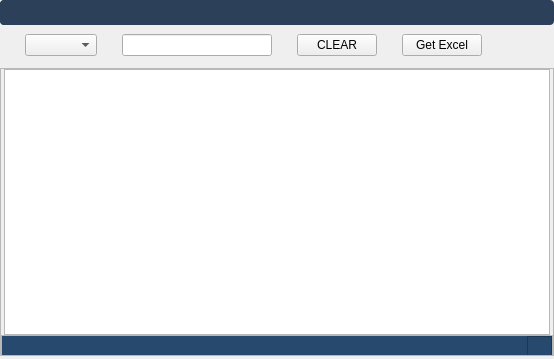
<?xml version="1.0" encoding="UTF-8"?>
<ui version="4.0">
 <class>MainWindow</class>
 <widget class="QMainWindow" name="MainWindow">
  <property name="geometry">
   <rect>
    <x>0</x>
    <y>0</y>
    <width>554</width>
    <height>359</height>
   </rect>
  </property>
  <property name="windowTitle">
   <string>MainWindow</string>
  </property>
  <property name="dockOptions">
   <set>QMainWindow::AllowNestedDocks|QMainWindow::AllowTabbedDocks|QMainWindow::AnimatedDocks|QMainWindow::ForceTabbedDocks|QMainWindow::GroupedDragging|QMainWindow::VerticalTabs</set>
  </property>
  <widget class="QWidget" name="centralwidget">
   <layout class="QGridLayout" name="gridLayout">
    <property name="leftMargin">
     <number>0</number>
    </property>
    <property name="topMargin">
     <number>0</number>
    </property>
    <property name="rightMargin">
     <number>0</number>
    </property>
    <property name="bottomMargin">
     <number>0</number>
    </property>
    <property name="spacing">
     <number>0</number>
    </property>
    <item row="4" column="0">
     <widget class="Line" name="line_18">
      <property name="orientation">
       <enum>Qt::Horizontal</enum>
      </property>
     </widget>
    </item>
    <item row="3" column="1">
     <widget class="QFrame" name="mainFrame">
      <property name="sizePolicy">
       <sizepolicy hsizetype="Expanding" vsizetype="Expanding">
        <horstretch>0</horstretch>
        <verstretch>0</verstretch>
       </sizepolicy>
      </property>
      <property name="frameShape">
       <enum>QFrame::StyledPanel</enum>
      </property>
      <property name="frameShadow">
       <enum>QFrame::Raised</enum>
      </property>
      <layout class="QGridLayout" name="gridLayout_4">
       <property name="leftMargin">
        <number>0</number>
       </property>
       <property name="topMargin">
        <number>0</number>
       </property>
       <property name="rightMargin">
        <number>0</number>
       </property>
       <property name="bottomMargin">
        <number>0</number>
       </property>
       <property name="spacing">
        <number>0</number>
       </property>
       <item row="0" column="1">
        <widget class="QTableView" name="tableView">
         <property name="font">
          <font>
           <pointsize>11</pointsize>
          </font>
         </property>
         <property name="styleSheet">
          <string notr="true"/>
         </property>
         <property name="selectionBehavior">
          <enum>QAbstractItemView::SelectRows</enum>
         </property>
         <property name="showGrid">
          <bool>false</bool>
         </property>
         <property name="sortingEnabled">
          <bool>true</bool>
         </property>
         <attribute name="verticalHeaderDefaultSectionSize">
          <number>23</number>
         </attribute>
        </widget>
       </item>
       <item row="0" column="0">
        <widget class="Line" name="line">
         <property name="styleSheet">
          <string notr="true">background-color:transparent;</string>
         </property>
         <property name="orientation">
          <enum>Qt::Vertical</enum>
         </property>
        </widget>
       </item>
       <item row="0" column="2">
        <widget class="Line" name="line_3">
         <property name="styleSheet">
          <string notr="true">background-color:transparent;</string>
         </property>
         <property name="orientation">
          <enum>Qt::Vertical</enum>
         </property>
        </widget>
       </item>
       <item row="1" column="0" colspan="3">
        <widget class="QFrame" name="StatusBar">
         <property name="minimumSize">
          <size>
           <width>0</width>
           <height>20</height>
          </size>
         </property>
         <property name="maximumSize">
          <size>
           <width>16777215</width>
           <height>20</height>
          </size>
         </property>
         <property name="frameShape">
          <enum>QFrame::StyledPanel</enum>
         </property>
         <property name="frameShadow">
          <enum>QFrame::Raised</enum>
         </property>
         <layout class="QGridLayout" name="gridLayout_8">
          <property name="leftMargin">
           <number>0</number>
          </property>
          <property name="topMargin">
           <number>0</number>
          </property>
          <property name="rightMargin">
           <number>0</number>
          </property>
          <property name="bottomMargin">
           <number>0</number>
          </property>
          <property name="spacing">
           <number>0</number>
          </property>
          <item row="0" column="0">
           <widget class="QLabel" name="label_2">
            <property name="minimumSize">
             <size>
              <width>0</width>
              <height>20</height>
             </size>
            </property>
            <property name="maximumSize">
             <size>
              <width>16777215</width>
              <height>20</height>
             </size>
            </property>
            <property name="styleSheet">
             <string notr="true">background-color:#27496D;
  border-radius: 0
px;</string>
            </property>
            <property name="text">
             <string/>
            </property>
            <property name="wordWrap">
             <bool>true</bool>
            </property>
           </widget>
          </item>
          <item row="0" column="1">
           <widget class="QFrame" name="gripFolio_2">
            <property name="minimumSize">
             <size>
              <width>0</width>
              <height>20</height>
             </size>
            </property>
            <property name="maximumSize">
             <size>
              <width>25</width>
              <height>20</height>
             </size>
            </property>
            <property name="styleSheet">
             <string notr="true">background-color:#27496D;
  border-radius: 0
px;</string>
            </property>
            <property name="frameShape">
             <enum>QFrame::StyledPanel</enum>
            </property>
            <property name="frameShadow">
             <enum>QFrame::Raised</enum>
            </property>
            <property name="lineWidth">
             <number>0</number>
            </property>
           </widget>
          </item>
         </layout>
        </widget>
       </item>
      </layout>
     </widget>
    </item>
    <item row="1" column="0" colspan="3">
     <widget class="QWidget" name="indexBar" native="true">
      <property name="sizePolicy">
       <sizepolicy hsizetype="Preferred" vsizetype="Minimum">
        <horstretch>0</horstretch>
        <verstretch>0</verstretch>
       </sizepolicy>
      </property>
      <property name="minimumSize">
       <size>
        <width>0</width>
        <height>0</height>
       </size>
      </property>
      <property name="styleSheet">
       <string notr="true"/>
      </property>
      <layout class="QGridLayout" name="gridLayout_2">
       <property name="leftMargin">
        <number>0</number>
       </property>
       <property name="topMargin">
        <number>9</number>
       </property>
       <property name="rightMargin">
        <number>0</number>
       </property>
       <property name="bottomMargin">
        <number>9</number>
       </property>
       <property name="horizontalSpacing">
        <number>0</number>
       </property>
       <property name="verticalSpacing">
        <number>9</number>
       </property>
       <item row="1" column="8">
        <widget class="Line" name="line_11">
         <property name="minimumSize">
          <size>
           <width>10</width>
           <height>0</height>
          </size>
         </property>
         <property name="maximumSize">
          <size>
           <width>25</width>
           <height>16777215</height>
          </size>
         </property>
         <property name="styleSheet">
          <string notr="true">background-color: transparent;</string>
         </property>
         <property name="orientation">
          <enum>Qt::Horizontal</enum>
         </property>
        </widget>
       </item>
       <item row="0" column="6" rowspan="2">
        <widget class="Line" name="line_7">
         <property name="minimumSize">
          <size>
           <width>10</width>
           <height>0</height>
          </size>
         </property>
         <property name="maximumSize">
          <size>
           <width>25</width>
           <height>16777215</height>
          </size>
         </property>
         <property name="styleSheet">
          <string notr="true">background-color: transparent;</string>
         </property>
         <property name="orientation">
          <enum>Qt::Horizontal</enum>
         </property>
        </widget>
       </item>
       <item row="0" column="1" rowspan="2">
        <widget class="QComboBox" name="cbHeads"/>
       </item>
       <item row="1" column="2">
        <widget class="Line" name="line_12">
         <property name="minimumSize">
          <size>
           <width>10</width>
           <height>0</height>
          </size>
         </property>
         <property name="maximumSize">
          <size>
           <width>25</width>
           <height>16777215</height>
          </size>
         </property>
         <property name="styleSheet">
          <string notr="true">background-color: transparent;</string>
         </property>
         <property name="orientation">
          <enum>Qt::Horizontal</enum>
         </property>
        </widget>
       </item>
       <item row="0" column="5" rowspan="2">
        <widget class="QPushButton" name="pbClearfilter">
         <property name="minimumSize">
          <size>
           <width>80</width>
           <height>0</height>
          </size>
         </property>
         <property name="maximumSize">
          <size>
           <width>200</width>
           <height>16777215</height>
          </size>
         </property>
         <property name="text">
          <string>CLEAR</string>
         </property>
        </widget>
       </item>
       <item row="0" column="3" rowspan="2">
        <widget class="QLineEdit" name="le_text">
         <property name="maximumSize">
          <size>
           <width>150</width>
           <height>16777215</height>
          </size>
         </property>
        </widget>
       </item>
       <item row="1" column="10">
        <widget class="Line" name="line_9">
         <property name="minimumSize">
          <size>
           <width>10</width>
           <height>0</height>
          </size>
         </property>
         <property name="maximumSize">
          <size>
           <width>25</width>
           <height>16777215</height>
          </size>
         </property>
         <property name="styleSheet">
          <string notr="true">background-color: transparent;</string>
         </property>
         <property name="orientation">
          <enum>Qt::Horizontal</enum>
         </property>
        </widget>
       </item>
       <item row="1" column="0">
        <widget class="Line" name="line_14">
         <property name="minimumSize">
          <size>
           <width>10</width>
           <height>0</height>
          </size>
         </property>
         <property name="maximumSize">
          <size>
           <width>25</width>
           <height>16777215</height>
          </size>
         </property>
         <property name="styleSheet">
          <string notr="true">background-color: transparent;</string>
         </property>
         <property name="orientation">
          <enum>Qt::Horizontal</enum>
         </property>
        </widget>
       </item>
       <item row="0" column="4" rowspan="2">
        <widget class="Line" name="line_10">
         <property name="minimumSize">
          <size>
           <width>10</width>
           <height>0</height>
          </size>
         </property>
         <property name="maximumSize">
          <size>
           <width>25</width>
           <height>16777215</height>
          </size>
         </property>
         <property name="styleSheet">
          <string notr="true">background-color:transparent</string>
         </property>
         <property name="orientation">
          <enum>Qt::Horizontal</enum>
         </property>
        </widget>
       </item>
       <item row="0" column="9" rowspan="2">
        <widget class="Line" name="line_13">
         <property name="minimumSize">
          <size>
           <width>10</width>
           <height>0</height>
          </size>
         </property>
         <property name="maximumSize">
          <size>
           <width>16777215</width>
           <height>16777215</height>
          </size>
         </property>
         <property name="styleSheet">
          <string notr="true">background-color:transparent</string>
         </property>
         <property name="orientation">
          <enum>Qt::Horizontal</enum>
         </property>
        </widget>
       </item>
       <item row="0" column="7" rowspan="2" colspan="2">
        <widget class="QPushButton" name="pbGetExcel">
         <property name="minimumSize">
          <size>
           <width>80</width>
           <height>0</height>
          </size>
         </property>
         <property name="maximumSize">
          <size>
           <width>200</width>
           <height>16777215</height>
          </size>
         </property>
         <property name="text">
          <string>Get Excel</string>
         </property>
        </widget>
       </item>
      </layout>
     </widget>
    </item>
    <item row="2" column="1">
     <widget class="Line" name="line_2">
      <property name="styleSheet">
       <string notr="true">background-color: transparent;</string>
      </property>
      <property name="orientation">
       <enum>Qt::Horizontal</enum>
      </property>
     </widget>
    </item>
    <item row="0" column="0" colspan="2">
     <widget class="QFrame" name="headerFrame">
      <property name="sizePolicy">
       <sizepolicy hsizetype="Expanding" vsizetype="Maximum">
        <horstretch>0</horstretch>
        <verstretch>0</verstretch>
       </sizepolicy>
      </property>
      <property name="minimumSize">
       <size>
        <width>0</width>
        <height>0</height>
       </size>
      </property>
      <property name="styleSheet">
       <string notr="true">/* QFrame -----------------------------------------------------------------

https://doc.qt.io/qt-5/stylesheet-examples.html#customizing-qframe
https://doc.qt.io/qt-5/qframe.html#-prop
https://doc.qt.io/qt-5/qframe.html#details
https://stackoverflow.com/questions/14581498/qt-stylesheet-for-hline-vline-color

--------------------------------------------------------------------------- */
/* (dot) .QFrame  fix #141, #126, #123 */
.QFrame {
  background-color: #2D4059;

  border-radius: 4px;
  border: 0px solid transparent;

  /* No frame */
  /* HLine */
  /* HLine */
}

.QFrame[frameShape=&quot;0&quot;] {
  border-radius: 4px;
  border: 1px transparent #2d2d2d;
}

.QFrame[frameShape=&quot;4&quot;] {
  max-height: 2px;
  border: none;
  background-color: #2d2d2d;
}

.QFrame[frameShape=&quot;5&quot;] {
  max-width: 2px;
  border: none;
  background-color: #2d2d2d;
}


</string>
      </property>
      <property name="frameShape">
       <enum>QFrame::Box</enum>
      </property>
      <property name="frameShadow">
       <enum>QFrame::Sunken</enum>
      </property>
      <layout class="QGridLayout" name="gridLayout_9">
       <property name="leftMargin">
        <number>0</number>
       </property>
       <property name="topMargin">
        <number>0</number>
       </property>
       <property name="rightMargin">
        <number>0</number>
       </property>
       <property name="bottomMargin">
        <number>0</number>
       </property>
       <property name="spacing">
        <number>0</number>
       </property>
       <item row="0" column="2" alignment="Qt::AlignRight|Qt::AlignTop">
        <widget class="QFrame" name="btnframe_4">
         <property name="sizePolicy">
          <sizepolicy hsizetype="Expanding" vsizetype="Expanding">
           <horstretch>0</horstretch>
           <verstretch>0</verstretch>
          </sizepolicy>
         </property>
         <property name="minimumSize">
          <size>
           <width>0</width>
           <height>25</height>
          </size>
         </property>
         <property name="maximumSize">
          <size>
           <width>16777215</width>
           <height>25</height>
          </size>
         </property>
         <property name="styleSheet">
          <string notr="true">background-color: transparent;</string>
         </property>
         <property name="frameShape">
          <enum>QFrame::StyledPanel</enum>
         </property>
         <property name="frameShadow">
          <enum>QFrame::Raised</enum>
         </property>
         <layout class="QHBoxLayout" name="horizontalLayout_4">
          <property name="spacing">
           <number>0</number>
          </property>
          <property name="leftMargin">
           <number>0</number>
          </property>
          <property name="topMargin">
           <number>0</number>
          </property>
          <property name="rightMargin">
           <number>0</number>
          </property>
          <property name="bottomMargin">
           <number>0</number>
          </property>
          <item>
           <widget class="QPushButton" name="bt_min_3">
            <property name="minimumSize">
             <size>
              <width>25</width>
              <height>25</height>
             </size>
            </property>
            <property name="styleSheet">
             <string notr="true">QPushButton {
  background-color: transparent;
border-radius: 10px;

  border: 1px solid transparent;

}
QPushButton:hover {
border-radius: 10px;
  background-color: #000000;    
}
</string>
            </property>
            <property name="text">
             <string/>
            </property>
            <property name="icon">
             <iconset resource="../icons/icons.qrc">
              <normaloff>:/newPrefix/icons/minus-circle.svg</normaloff>:/newPrefix/icons/minus-circle.svg</iconset>
            </property>
            <property name="iconSize">
             <size>
              <width>20</width>
              <height>20</height>
             </size>
            </property>
           </widget>
          </item>
          <item>
           <widget class="QPushButton" name="bt_close_3">
            <property name="minimumSize">
             <size>
              <width>0</width>
              <height>25</height>
             </size>
            </property>
            <property name="styleSheet">
             <string notr="true">QPushButton {
  background-color: transparent;
border-radius: 10px;

  border: 1px solid transparent;

}
QPushButton:hover {
border-radius: 10px;
  background-color: #ff2626;    
}
</string>
            </property>
            <property name="text">
             <string/>
            </property>
            <property name="icon">
             <iconset resource="../icons/icons.qrc">
              <normaloff>:/newPrefix/icons/x-circle.svg</normaloff>:/newPrefix/icons/x-circle.svg</iconset>
            </property>
            <property name="iconSize">
             <size>
              <width>20</width>
              <height>20</height>
             </size>
            </property>
           </widget>
          </item>
         </layout>
        </widget>
       </item>
       <item row="0" column="1">
        <widget class="QFrame" name="frame_5">
         <property name="sizePolicy">
          <sizepolicy hsizetype="Expanding" vsizetype="Preferred">
           <horstretch>0</horstretch>
           <verstretch>0</verstretch>
          </sizepolicy>
         </property>
         <property name="minimumSize">
          <size>
           <width>0</width>
           <height>25</height>
          </size>
         </property>
         <property name="maximumSize">
          <size>
           <width>16777215</width>
           <height>25</height>
          </size>
         </property>
         <property name="frameShape">
          <enum>QFrame::StyledPanel</enum>
         </property>
         <property name="frameShadow">
          <enum>QFrame::Raised</enum>
         </property>
        </widget>
       </item>
      </layout>
     </widget>
    </item>
   </layout>
  </widget>
 </widget>
 <resources>
  <include location="../icons/icons.qrc"/>
 </resources>
 <connections/>
</ui>
